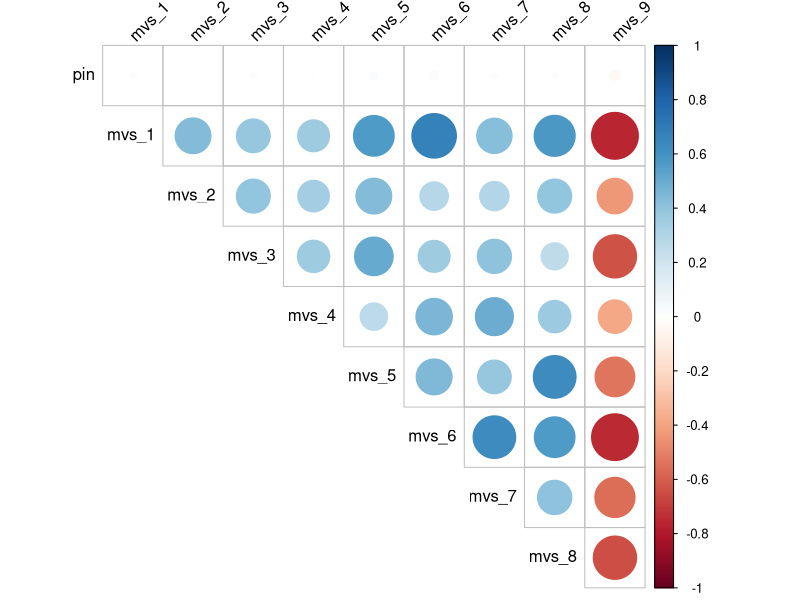
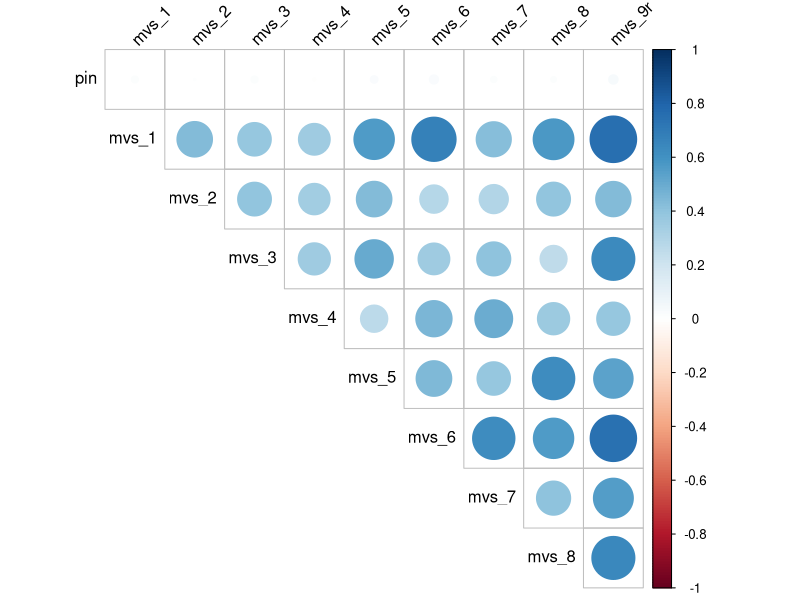

The R script that drew these images, in order:
## ---- chunk 1

# Load package
library(tidyverse)

# Read in the data
dataset <- read_csv("SWB.csv")

# Create subset with the required variables and call it MVS
MVS <- dataset %>% 
  select(pin, mvs_1:mvs_9)

# Check that the subset gives you what you want
glimpse(MVS)

## ---- chunk 2

# cor() tells R to calculate the correlations for each pair of items/variables in the dataframe
cor(MVS) 

## ---- chunk 3

# Alternative
cor.output <- data.frame(cor(MVS))

## ---- chunk 4

# Load package
library(corrplot)

# Produce the correlation plot
corrplot(cor(MVS), 
         type = "upper", # we only want the correlations reflected in the upper triangle (because the lower triangle and upper triangle will give us the same result, choosing one or the other helps reduce clutter)
         tl.col="black",  # text label colour = black
         tl.srt = 45,  # rotate the text label by 45 degrees for readability
         diag = FALSE)  # do not show the diagonal, which is essentially the correlations of the variables with themselves. Removing this will help reduce clutter in the output

## ---- chunk 5

# Recode mvs_9 by creating a new variable called mvs_9r
MVS <- MVS %>%              		 
  mutate(mvs_9r = 5 + 1 - mvs_9)

# Check mvs_9 is correctly recoded for the first 6 rows
# A 1 on mvs_9 should be a 5 on mvs_9r, 2 should be a 4, and so on
MVS %>% 
  select(mvs_9, mvs_9r) %>% 
  head(6)

## ---- chunk 6

# Drop mvs_9
MVS <- MVS %>%              		 
  select(pin, mvs_1:mvs_8, mvs_9r)

# Examine the correlation matrix
cor(MVS)

# Produce the correlation plot
corrplot(cor(MVS), type = "upper", tl.col="black", tl.srt = 45, diag = FALSE)

## ---- chunk 7

MVS <- MVS %>% 
  select(mvs_1:mvs_8, mvs_9r)

psych::alpha(MVS) 

## ---- chunk 8

MVS <- MVS %>%
  mutate(MVS_avg = rowMeans(across(c(mvs_1:mvs_8, mvs_9r)))) # calculate the average MVS score across the set of 9 items and call the average MVS_avg

